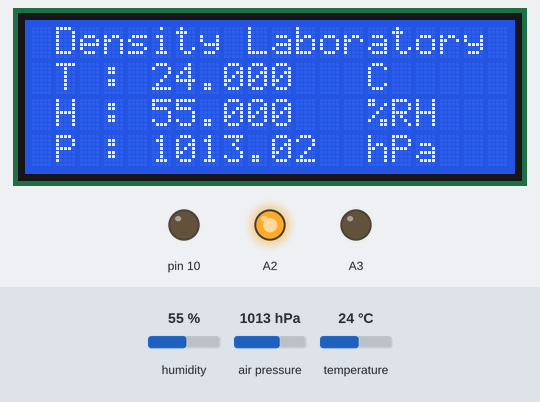
The sketch below on a simulated Arduino Uno, built with avr-gcc and run on an emulated ATmega328P. On the bench: 20×4 character LCD, output pins drawn as LEDs (lit = HIGH). Wiring (inferred from the names in the program): BME280 sensor at I2C address 0x76. The test bench sets the inputs (shaded band); at power-on: humidity 55 %, air pressure 1013 hPa, temperature 24 °C. The local clock reads 2024-03-15 10:24:30 at power-on unless the sketch sets it; storage starts empty; pins used as bus, display or sensor lines are not drawn; what the sketch prints to the serial monitor is not drawn.

Above: at 1.2 s.
1.3 s: humidity set to 22 %
At 9.5 s:
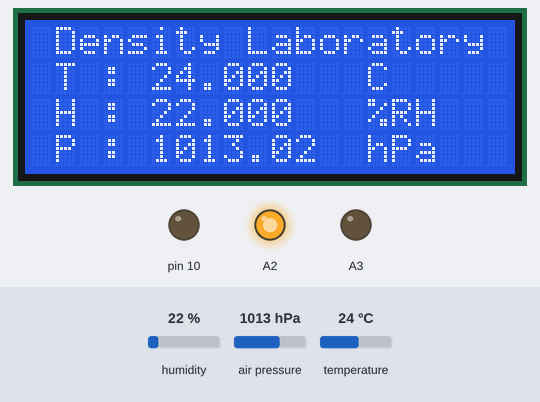
9.8 s: air pressure set to 952 hPa
At 16.9 s:
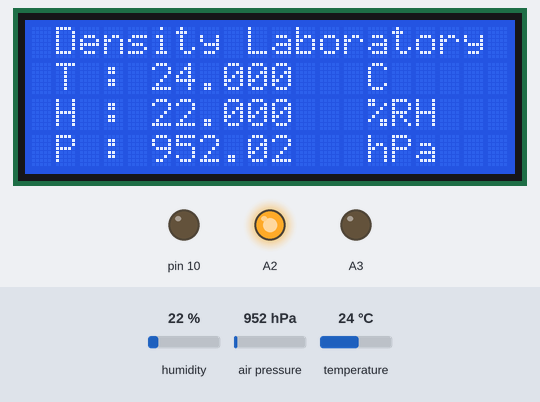
17.9 s: temperature set to 12 °C
At 25.3 s:
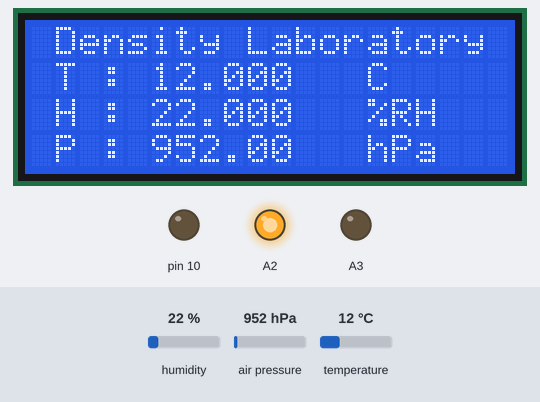
26.1 s: humidity set to 40 %
At 33.8 s:
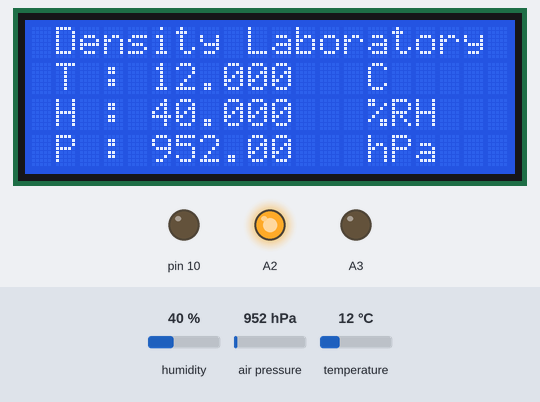
34.2 s: air pressure set to 975 hPa
At 42.2 s:
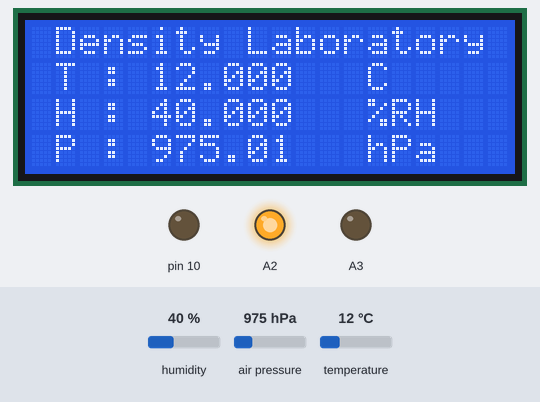
Timing chart, 0 to 43.3 s (numbered marks = the images above; inputs shaded):
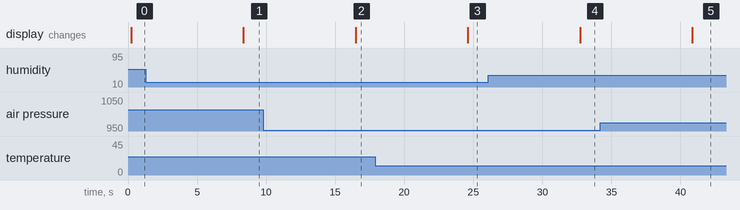

The sketch:

Environment_Datalogger_Density.ino
```cpp
#include "SHT1X.h"
#include <LiquidCrystal_I2C.h>
#include "Wire.h"
#include "SPI.h"
#include "SD.h"
#include "RTClib.h"

#define BME280_ADDRESS 0x76
LiquidCrystal_I2C lcd(0x27, 2, 1, 0, 4, 5, 6, 7, 3, POSITIVE);
RTC_DS1307 rtc;


///////////////////

unsigned long int hum_raw,temp_raw,pres_raw;
signed long int t_fine;

uint16_t dig_T1;
 int16_t dig_T2;
 int16_t dig_T3;
uint16_t dig_P1;
 int16_t dig_P2;
 int16_t dig_P3;
 int16_t dig_P4;
 int16_t dig_P5;
 int16_t dig_P6;
 int16_t dig_P7;
 int16_t dig_P8;
 int16_t dig_P9;
 int8_t  dig_H1;
 int16_t dig_H2;
 int8_t  dig_H3;
 int16_t dig_H4;
 int16_t dig_H5;
 int8_t  dig_H6;

/******************************************************************************
SHT15 Example
Joel Bartlett @ SparkFun Electronics
16 Sept 2015
https://github.com/sparkfun/SparkFun_ISL29125_Breakout_Arduino_Library

This example shows how to get the temperature in F or C and humidity
Developed/Tested with:
SparkFun RedBoard
Arduino IDE 1.6.5

Connections:
GND  -> A2
Vcc  -> A3
DATA -> A4
SCK  -> A5

Requires:
SparkFun_SHT1X Arduino Library
https://github.com/sparkfun/SHT15_Breakout/

This code is beerware.
Distributed as-is; no warranty is given.
******************************************************************************/


//variables for storing values
float tempC = 0;
float tempF = 0;
float humidity = 0;

//Create an instance of the SHT1X sensor
SHT1x sht15(A2, A3);//Data, SCK

//delacre output pins for powering the sensor
int power = A1;
int gnd = A0;

double temp_act = 0.0, press_act = 0.0,hum_act=0.0, t, hum;
signed long int temp_cal;
unsigned long int press_cal,hum_cal;

const int chipSelect = 10;
String y;
String m;
String d;
String h;
String mi;
String s;
int tm=0;
int oldtm = 61;

File dataFile;

void setup()
{
  uint8_t osrs_t = 1;             //Temperature oversampling x 1
  uint8_t osrs_p = 1;             //Pressure oversampling x 1
  uint8_t osrs_h = 1;             //Humidity oversampling x 1
  uint8_t mode = 3;               //Normal mode
  uint8_t t_sb = 5;               //Tstandby 1000ms
  uint8_t filter = 0;             //Filter off
  uint8_t spi3w_en = 0;           //3-wire SPI Disable

  uint8_t ctrl_meas_reg = (osrs_t << 5) | (osrs_p << 2) | mode;
  uint8_t config_reg    = (t_sb << 5) | (filter << 2) | spi3w_en;
  uint8_t ctrl_hum_reg  = osrs_h;

  lcd.begin(20,4);
  lcd.backlight();
  Serial.begin(9600); // Open serial connection to report values to host
  Wire.begin();

  writeReg(0xF2,ctrl_hum_reg);
  writeReg(0xF4,ctrl_meas_reg);
  writeReg(0xF5,config_reg);
  readTrim();

  pinMode(power, OUTPUT);
  pinMode(gnd, OUTPUT);
  pinMode(A2, OUTPUT);
  pinMode(A3, OUTPUT);


  digitalWrite(power, HIGH);
  digitalWrite(gnd, LOW);
  digitalWrite(A2, HIGH);
  digitalWrite(A3, LOW);

  pinMode(SS, OUTPUT);

  // see if the card is present and can be initialized:
  if (!SD.begin(chipSelect)) {
    //Serial.println("Card failed, or not present");
    // don't do anything more:
    while (1) ;
  }
  //Serial.println("card initialized.");

  rtc.begin();
  //rtc.adjust(DateTime(__DATE__, __TIME__));
}
//-------------------------------------------------------------------------------------------
void loop()
{
  readSensor();

  readData();

  temp_cal = calibration_T(temp_raw);
  press_cal = calibration_P(pres_raw);
  hum_cal = calibration_H(hum_raw);
  temp_act = (double)temp_cal / 100.0;
  press_act = (double)press_cal / 100.0;
  hum_act = (double)hum_cal / 1024.0;
  t = tempC;
  hum = humidity;

  lcd.clear();
  lcd.setCursor(1,0);
  lcd.print("Density Laboratory");
  lcd.setCursor(1,1);
  lcd.print("T :");
  lcd.setCursor(5,1);
  lcd.print(t,3);
  lcd.setCursor(14,1);
  lcd.print("C");

  lcd.setCursor(1,2);
  lcd.print("H :");
  lcd.setCursor(5,2);
  lcd.print(hum,3);
  lcd.setCursor(14,2);
  lcd.print("%RH");

  lcd.setCursor(1,3);
  lcd.print("P :");
  lcd.setCursor(5,3);
  lcd.print(press_act);
  lcd.setCursor(14,3);
  lcd.print("hPa");

  DateTime now = rtc.now();
  y = String(now.year(), DEC);
  m = String(now.month(), DEC);
  d = String(now.day(), DEC);
  h = String(now.hour(), DEC);
  mi = String(now.minute(), DEC);
  s = String(now.second(), DEC);
  tm = now.day();
  oldtm;
  if (tm != oldtm)
  {
  dataFile.close();
  String temp = "";
  temp.concat(y);
  temp.concat(m);
  temp.concat(d);
  //temp.concat(h);
  //temp.concat(h);
  temp.concat(".txt");
  char filename[temp.length()+1];
  temp.toCharArray(filename, sizeof(filename));
  //Serial.println(filename);
  dataFile = SD.open(filename, FILE_WRITE);
  oldtm = tm;
  }
  else {
  if (! dataFile) {
    //Serial.println("error opening datalog.txt");
    // Wait forever since we cant write data
    while (1) ;
  }

  String dataString = String(y + "/" + m + "/" + d + "  " + h + ":" + mi + ":" + s + "  ");
  dataFile.print(dataString);
  dataFile.print(t,3);
  dataFile.print("  ");
  dataFile.print(hum,3);
  dataFile.print("  ");
  dataFile.println(press_act);
  dataFile.flush();

  Serial.print(dataString);
  Serial.print(" ");
  Serial.print(t,3);
  Serial.print(" ");
  Serial.print(hum,3);
  Serial.print(" ");
  Serial.println(press_act);
  }
  delay(8000);
}
//-------------------------------------------------------------------------------------------
void readSensor()
{
  // Read values from the sensor
  tempC = sht15.readTemperatureC();
  tempF = sht15.readTemperatureF();
  humidity = sht15.readHumidity();
}
//-------------------------------------------------------------------------------------------

void readTrim()
{
    uint8_t data[32],i=0;
    Wire.beginTransmission(BME280_ADDRESS);
    Wire.write(0x88);
    Wire.endTransmission();
    Wire.requestFrom(BME280_ADDRESS,24);
    while(Wire.available()){
        data[i] = Wire.read();
        i++;
    }

    Wire.beginTransmission(BME280_ADDRESS);
    Wire.write(0xA1);
    Wire.endTransmission();
    Wire.requestFrom(BME280_ADDRESS,1);
    data[i] = Wire.read();
    i++;

    Wire.beginTransmission(BME280_ADDRESS);
    Wire.write(0xE1);
    Wire.endTransmission();
    Wire.requestFrom(BME280_ADDRESS,7);
    while(Wire.available()){
        data[i] = Wire.read();
        i++;
    }
    dig_T1 = (data[1] << 8) | data[0];
    dig_T2 = (data[3] << 8) | data[2];
    dig_T3 = (data[5] << 8) | data[4];
    dig_P1 = (data[7] << 8) | data[6];
    dig_P2 = (data[9] << 8) | data[8];
    dig_P3 = (data[11]<< 8) | data[10];
    dig_P4 = (data[13]<< 8) | data[12];
    dig_P5 = (data[15]<< 8) | data[14];
    dig_P6 = (data[17]<< 8) | data[16];
    dig_P7 = (data[19]<< 8) | data[18];
    dig_P8 = (data[21]<< 8) | data[20];
    dig_P9 = (data[23]<< 8) | data[22];
    dig_H1 = data[24];
    dig_H2 = (data[26]<< 8) | data[25];
    dig_H3 = data[27];
    dig_H4 = (data[28]<< 4) | (0x0F & data[29]);
    dig_H5 = (data[30] << 4) | ((data[29] >> 4) & 0x0F);
    dig_H6 = data[31];
}
void writeReg(uint8_t reg_address, uint8_t data)
{
    Wire.beginTransmission(BME280_ADDRESS);
    Wire.write(reg_address);
    Wire.write(data);
    Wire.endTransmission();
}


void readData()
{
    int i = 0;
    uint32_t data[8];
    Wire.beginTransmission(BME280_ADDRESS);
    Wire.write(0xF7);
    Wire.endTransmission();
    Wire.requestFrom(BME280_ADDRESS,8);
    while(Wire.available()){
        data[i] = Wire.read();
        i++;
    }
    pres_raw = (data[0] << 12) | (data[1] << 4) | (data[2] >> 4);
    temp_raw = (data[3] << 12) | (data[4] << 4) | (data[5] >> 4);
    hum_raw  = (data[6] << 8) | data[7];
}


signed long int calibration_T(signed long int adc_T)
{

    signed long int var1, var2, T;
    var1 = ((((adc_T >> 3) - ((signed long int)dig_T1<<1))) * ((signed long int)dig_T2)) >> 11;
    var2 = (((((adc_T >> 4) - ((signed long int)dig_T1)) * ((adc_T>>4) - ((signed long int)dig_T1))) >> 12) * ((signed long int)dig_T3)) >> 14;

    t_fine = var1 + var2;
    T = (t_fine * 5 + 128) >> 8;
    return T;
}

unsigned long int calibration_P(signed long int adc_P)
{
    signed long int var1, var2;
    unsigned long int P;
    var1 = (((signed long int)t_fine)>>1) - (signed long int)64000;
    var2 = (((var1>>2) * (var1>>2)) >> 11) * ((signed long int)dig_P6);
    var2 = var2 + ((var1*((signed long int)dig_P5))<<1);
    var2 = (var2>>2)+(((signed long int)dig_P4)<<16);
    var1 = (((dig_P3 * (((var1>>2)*(var1>>2)) >> 13)) >>3) + ((((signed long int)dig_P2) * var1)>>1))>>18;
    var1 = ((((32768+var1))*((signed long int)dig_P1))>>15);
    if (var1 == 0)
    {
        return 0;
    }
    P = (((unsigned long int)(((signed long int)1048576)-adc_P)-(var2>>12)))*3125;
    if(P<0x80000000)
    {
       P = (P << 1) / ((unsigned long int) var1);
    }
    else
    {
        P = (P / (unsigned long int)var1) * 2;
    }
    var1 = (((signed long int)dig_P9) * ((signed long int)(((P>>3) * (P>>3))>>13)))>>12;
    var2 = (((signed long int)(P>>2)) * ((signed long int)dig_P8))>>13;
    P = (unsigned long int)((signed long int)P + ((var1 + var2 + dig_P7) >> 4));
    return P;
}

unsigned long int calibration_H(signed long int adc_H)
{
    signed long int v_x1;

    v_x1 = (t_fine - ((signed long int)76800));
    v_x1 = (((((adc_H << 14) -(((signed long int)dig_H4) << 20) - (((signed long int)dig_H5) * v_x1)) +
              ((signed long int)16384)) >> 15) * (((((((v_x1 * ((signed long int)dig_H6)) >> 10) *
              (((v_x1 * ((signed long int)dig_H3)) >> 11) + ((signed long int) 32768))) >> 10) + (( signed long int)2097152)) *
              ((signed long int) dig_H2) + 8192) >> 14));
   v_x1 = (v_x1 - (((((v_x1 >> 15) * (v_x1 >> 15)) >> 7) * ((signed long int)dig_H1)) >> 4));
   v_x1 = (v_x1 < 0 ? 0 : v_x1);
   v_x1 = (v_x1 > 419430400 ? 419430400 : v_x1);
   return (unsigned long int)(v_x1 >> 12);
}
```

Measured:
- after the input at 1.3 s, the display: changes after 7.1 s (image 1)
- after the input at 9.8 s, the display: changes after 6.7 s (image 2)
- after the input at 17.9 s, the display: changes after 6.7 s (image 3)
- after the input at 26.1 s, the display: changes after 6.6 s (image 4)
- after the input at 34.2 s, the display: changes after 6.7 s (image 5)
